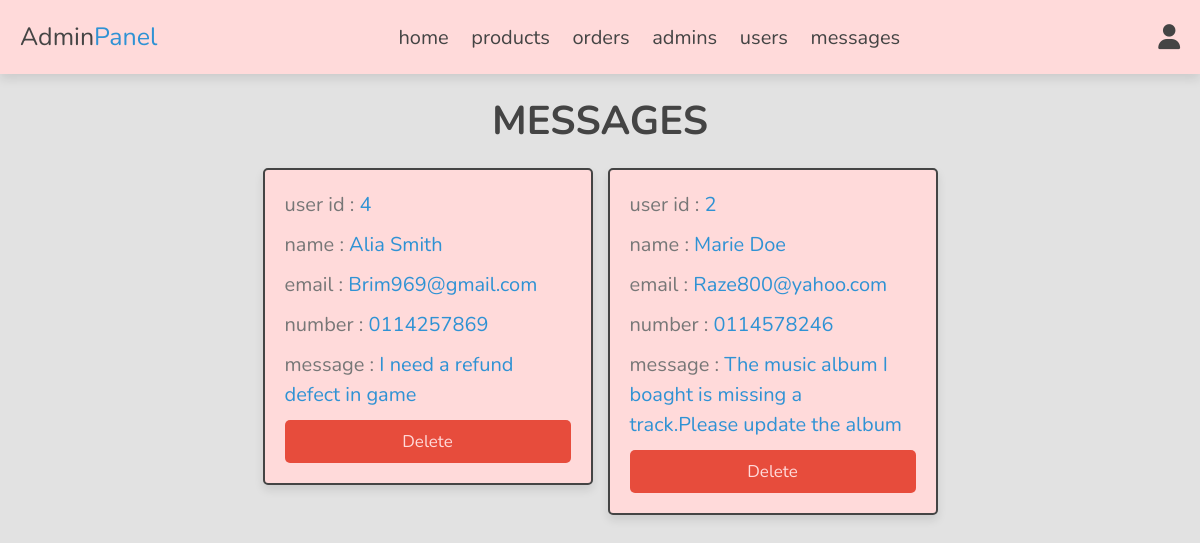
The page /admin/messages.php (signed in) on the database its author committed.
### tables this page shows
CREATE TABLE `messages` (
  `id` int(100) NOT NULL,
  `user_id` int(100) NOT NULL,
  `name` varchar(100) NOT NULL,
  `email` varchar(100) NOT NULL,
  `number` varchar(12) NOT NULL,
  `message` varchar(500) NOT NULL
);

### admin/messages.php (the view, shortened to what this page needs)
<?php
include '../components/connect.php';
?>
<!DOCTYPE html>
<html lang="en">
<head>
   <link rel="stylesheet" href="https://cdnjs.cloudflare.com/ajax/libs/font-awesome/6.1.1/css/all.min.css">
   <link rel="stylesheet" href="../css/admin_style.css">
</head>
<body>
<?php include '../components/admin_header.php'; ?>
<section class="contacts">
<h1 class="heading">messages</h1>
<div class="box-container">
   <?php
      $select_messages = $conn->prepare("SELECT * FROM `messages`");
      $select_messages->execute();
      if($select_messages->rowCount() > 0){
         while($fetch_message = $select_messages->fetch(PDO::FETCH_ASSOC)){
   ?>
   <div class="box">
   <p> user id : <span><?= $fetch_message['user_id']; ?></span></p>
   <p> name : <span><?= $fetch_message['name']; ?></span></p>
   <p> email : <span><?= $fetch_message['email']; ?></span></p>
   <p> number : <span><?= $fetch_message['number']; ?></span></p>
   <p> message : <span><?= $fetch_message['message']; ?></span></p>
   <a href="messages.php??delete=<?= $fetch_message['id']; ?>" onclick="return confirm('delete this message?');" class="delete-btn">delete</a>
   </div>
   <?php
         }
      }else{
         echo '<p class="empty">you have no messages</p>';
      }
   ?>
</div>
</section>
</body>
</html>

### css/admin_style.css (style rules this page uses)
:root { --main-color:#2f92d4; --orange:#f39c12; --red:#e74c3c; --black:#444; --white:#ffdada; --light-color:#777; --light-bg:#e2e2e2; --border:.2rem solid var(--black); --box-shadow:0 .5rem 1rem rgba(0,0,0,.1); }
* { font-family: 'Nunito', sans-serif; margin:0; padding:0; box-sizing: border-box; outline: none; border:none; text-decoration: none; }
html { font-size: 62.5%; overflow-x: hidden; }
body { background-color: var(--light-bg); }
section { padding:2rem; max-width: 1200px; margin:0 auto; }
.heading { font-size: 4rem; color:var(--black); margin-bottom: 2rem; text-align: center; text-transform: uppercase; }
.btn, .delete-btn, .option-btn { display: block; width: 100%; margin-top: 1rem; border-radius: .5rem; padding:1rem 3rem; font-size: 1.7rem; text-transform: capitalize; color:var(--white); cursor: pointer; text-align: center; }
.delete-btn { background-color: var(--red); }
.contacts .box-container { display: grid; grid-template-columns: repeat(auto-fit, 33rem); gap:1.5rem; align-items: flex-start; justify-content: center; }
.contacts .box-container .box { padding:2rem; padding-top: 1rem; border-radius: .5rem; border:var(--border); background-color: var(--white); box-shadow: var(--box-shadow); }
.contacts .box-container .box p { line-height: 1.5; font-size: 2rem; color:var(--light-color); margin:1rem 0; }
.contacts .box-container .box p span { color:var(--main-color); }

### rows shown on the page
messages: user "4", name "Alia Smith", email "Brim969@gmail.com", number "0114257869", message "I need a refund defect in game"
messages: user "2", name "Marie Doe", email "Raze800@yahoo.com", number "0114578246", message "The music album I boaght is missing a track.Please update the album"
